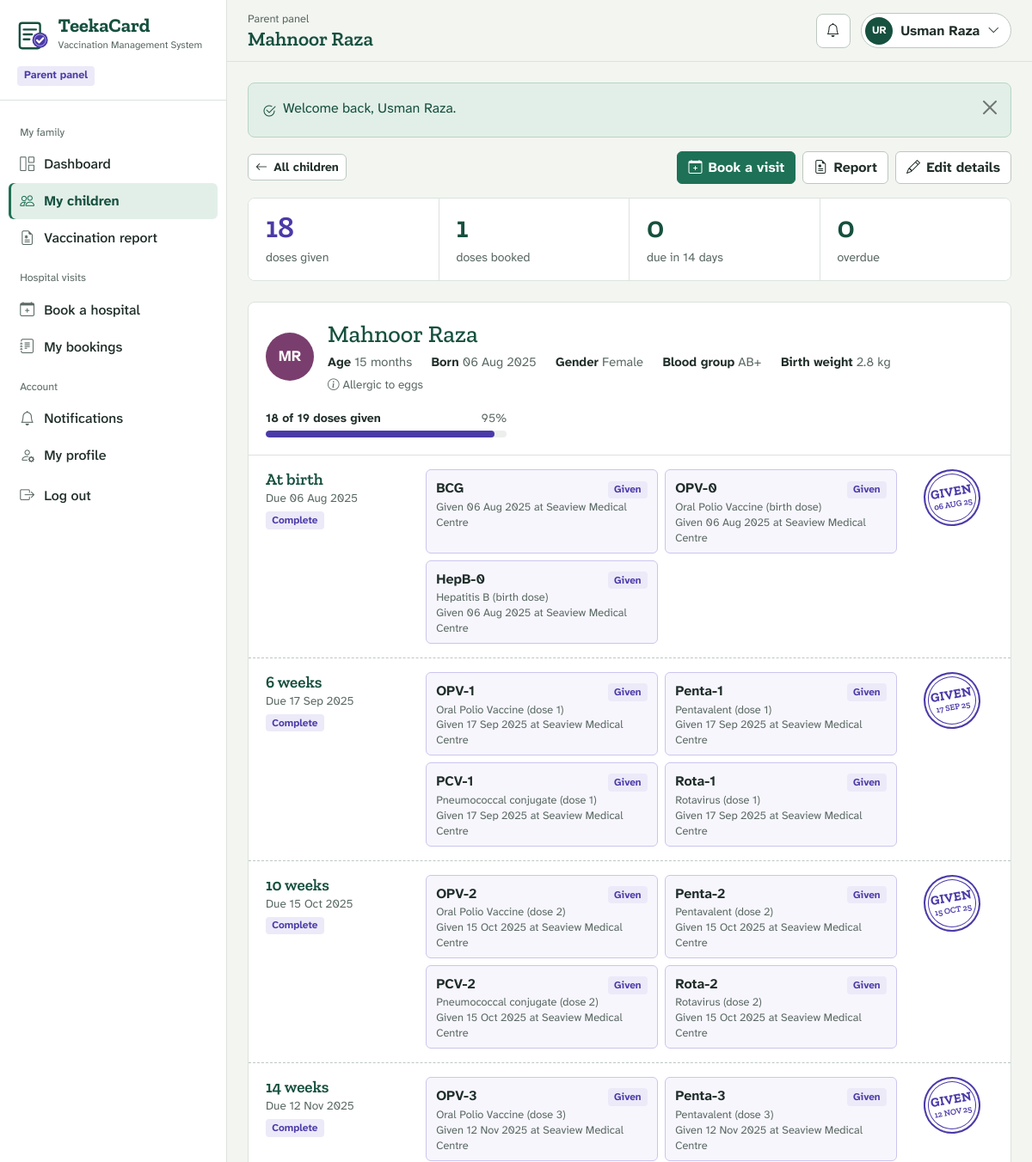
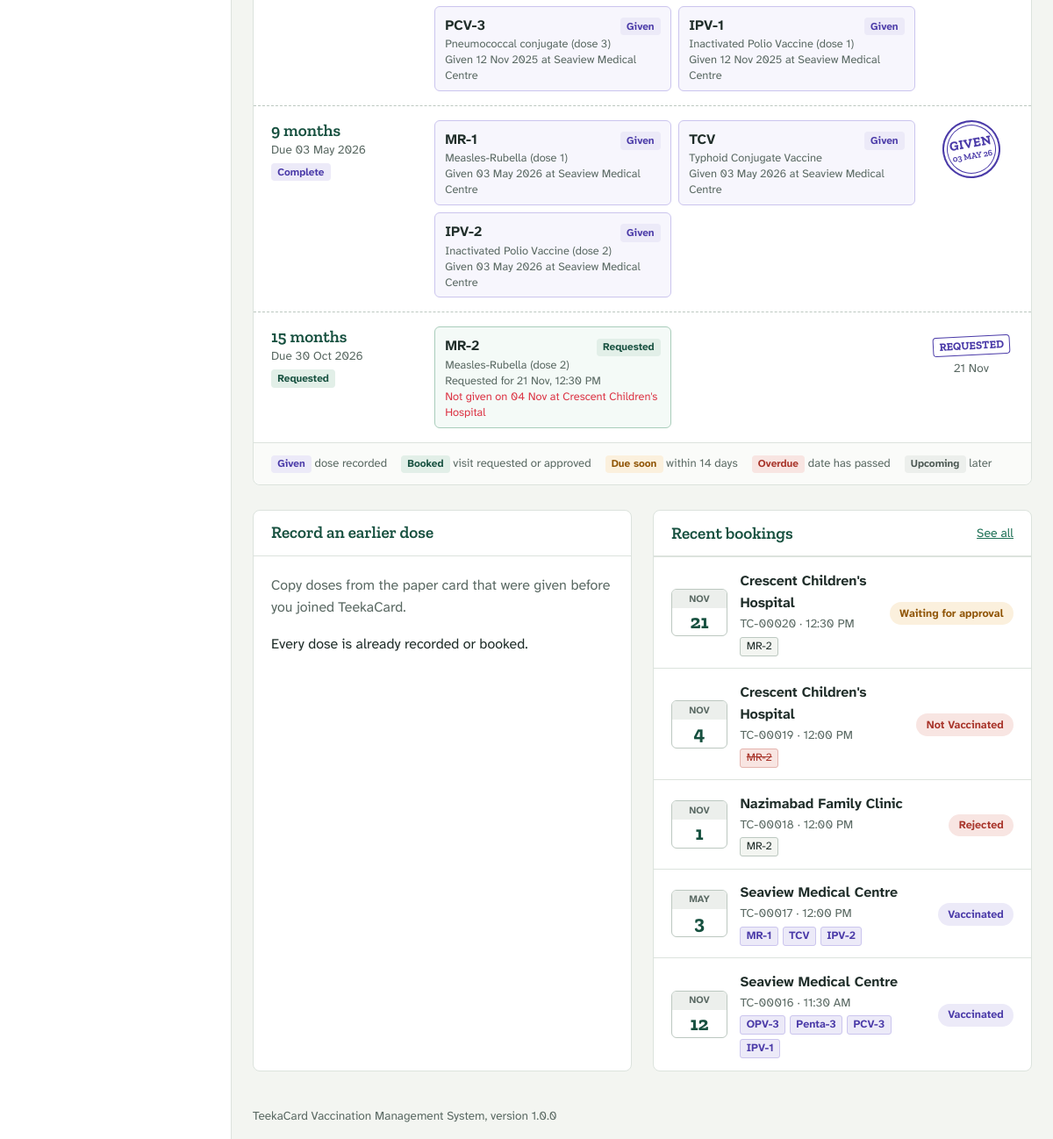
Page /1_Source_Code/vms/parent/child.php?id=5 (signed in) on the committed database (2 pictures, top to bottom).
### tables this page shows
CREATE TABLE `vaccines` (
  `id`               INT UNSIGNED NOT NULL AUTO_INCREMENT,
  `name`             VARCHAR(100) NOT NULL,
  `short_name`       VARCHAR(20)  NOT NULL,
  `protects_against` VARCHAR(255) NOT NULL,
  `age_days`         INT UNSIGNED NOT NULL DEFAULT 0,
  `age_label`        VARCHAR(30)  NOT NULL,
  `route`            VARCHAR(50)  NULL DEFAULT NULL,
  `description`      TEXT NULL,
  `status`           ENUM('Available','Unavailable') NOT NULL DEFAULT 'Available',
  `created_at`       DATETIME NOT NULL DEFAULT CURRENT_TIMESTAMP,
  `updated_at`       DATETIME NULL DEFAULT NULL ON UPDATE CURRENT_TIMESTAMP,
  PRIMARY KEY (`id`),
  UNIQUE KEY `uq_vaccine_short` (`short_name`),
  KEY `idx_vaccine_age` (`age_days`)
);

CREATE TABLE `children` (
  `id`            INT UNSIGNED NOT NULL AUTO_INCREMENT,
  `parent_id`     INT UNSIGNED NOT NULL,
  `name`          VARCHAR(100) NOT NULL,
  `date_of_birth` DATE NOT NULL,
  `gender`        ENUM('Male','Female') NOT NULL,
  `blood_group`   VARCHAR(5) NULL DEFAULT NULL,
  `birth_weight`  DECIMAL(4,2) NULL DEFAULT NULL COMMENT 'kg',
  `notes`         VARCHAR(255) NULL DEFAULT NULL COMMENT 'allergies / medical notes',
  `created_at`    DATETIME NOT NULL DEFAULT CURRENT_TIMESTAMP,
  `updated_at`    DATETIME NULL DEFAULT NULL ON UPDATE CURRENT_TIMESTAMP,
  PRIMARY KEY (`id`),
  KEY `idx_child_parent` (`parent_id`),
  CONSTRAINT `fk_child_parent` FOREIGN KEY (`parent_id`)
    REFERENCES `parents` (`id`) ON DELETE CASCADE
);

CREATE TABLE `appointments` (
  `id`                 INT UNSIGNED NOT NULL AUTO_INCREMENT,
  `parent_id`          INT UNSIGNED NOT NULL,
  `child_id`           INT UNSIGNED NOT NULL,
  `hospital_id`        INT UNSIGNED NOT NULL,
  `appointment_date`   DATE NOT NULL,
  `appointment_time`   TIME NOT NULL,
  `parent_note`        VARCHAR(255) NULL DEFAULT NULL,
  `request_status`     ENUM('Pending','Approved','Rejected','Cancelled') NOT NULL DEFAULT 'Pending',
  `admin_remark`       VARCHAR(255) NULL DEFAULT NULL,
  `decided_at`         DATETIME NULL DEFAULT NULL,
  `vaccination_status` ENUM('Pending','Vaccinated','Partially Vaccinated','Not Vaccinated') NOT NULL DEFAULT 'Pending',
  `hospital_remark`    VARCHAR(255) NULL DEFAULT NULL,
  `completed_at`       DATETIME NULL DEFAULT NULL,
  `created_at`         DATETIME NOT NULL DEFAULT CURRENT_TIMESTAMP,
  `updated_at`         DATETIME NULL DEFAULT NULL ON UPDATE CURRENT_TIMESTAMP,
  PRIMARY KEY (`id`),
  KEY `idx_appt_date` (`appointment_date`),
  KEY `idx_appt_request` (`request_status`),
  KEY `idx_appt_vacc` (`vaccination_status`),
  CONSTRAINT `fk_appt_parent`   FOREIGN KEY (`parent_id`)   REFERENCES `parents` (`id`)   ON DELETE CASCADE,
  CONSTRAINT `fk_appt_child`    FOREIGN KEY (`child_id`)    REFERENCES `children` (`id`)  ON DELETE CASCADE,
   
   
  CONSTRAINT `fk_appt_hospital` FOREIGN KEY (`hospital_id`) REFERENCES `hospitals` (`id`) ON DELETE RESTRICT
);

CREATE TABLE `hospitals` (
  `id`         INT UNSIGNED NOT NULL AUTO_INCREMENT,
  `name`       VARCHAR(150) NOT NULL,
  `email`      VARCHAR(150) NOT NULL,
  `phone`      VARCHAR(20)  NOT NULL,
  `city`       VARCHAR(60)  NOT NULL,
  `address`    VARCHAR(255) NOT NULL,
  `location`   VARCHAR(255) NULL DEFAULT NULL COMMENT 'Area / landmark / map link',
  `timings`    VARCHAR(100) NULL DEFAULT NULL,
  `password`   VARCHAR(255) NOT NULL,
  `status`     ENUM('Pending','Active','Inactive') NOT NULL DEFAULT 'Pending',
  `created_at` DATETIME NOT NULL DEFAULT CURRENT_TIMESTAMP,
  `updated_at` DATETIME NULL DEFAULT NULL ON UPDATE CURRENT_TIMESTAMP,
  PRIMARY KEY (`id`),
  UNIQUE KEY `uq_hospital_email` (`email`),
  KEY `idx_hospital_city` (`city`),
  KEY `idx_hospital_status` (`status`)
);

CREATE TABLE `appointment_vaccines` (
  `id`             INT UNSIGNED NOT NULL AUTO_INCREMENT,
  `appointment_id` INT UNSIGNED NOT NULL,
  `vaccine_id`     INT UNSIGNED NOT NULL,
  `status`         ENUM('Pending','Vaccinated','Not Vaccinated') NOT NULL DEFAULT 'Pending',
  `given_at`       DATETIME NULL DEFAULT NULL,
  PRIMARY KEY (`id`),
  UNIQUE KEY `uq_appt_vaccine` (`appointment_id`, `vaccine_id`),
  KEY `idx_av_status` (`status`),
  CONSTRAINT `fk_av_appt`    FOREIGN KEY (`appointment_id`) REFERENCES `appointments` (`id`) ON DELETE CASCADE,
  CONSTRAINT `fk_av_vaccine` FOREIGN KEY (`vaccine_id`)     REFERENCES `vaccines` (`id`)     ON DELETE RESTRICT
);

### 1_Source_Code/vms/parent/child.php (the view, shortened to what the rows shown need)
<?php
$parentId = current_user_id();
$childId  = int_param('id');
$child    = db_one('SELECT * FROM children WHERE id = ? AND parent_id = ?', [$childId, $parentId]);
$card         = child_schedule($child);
$bookings = db_all(
    'SELECT a.*, h.name AS hospital_name FROM appointments a JOIN hospitals h ON h.id = a.hospital_id
      WHERE a.child_id = ? ORDER BY a.appointment_date DESC, a.appointment_time DESC LIMIT 5',
    [$childId]
);
$bookingVaccines = appointment_vaccine_map(array_column($bookings, 'id'));
require APP_ROOT . '/includes/layout/panel-header.php';
?>
<?php $s = $card['summary']; ?>
<div class="ledger mb-4">
    <div class="ledger-cell"><div class="ledger-num"><?= (int) $s['booked'] ?></div><div class="ledger-label">doses booked</div></div>
    <div class="ledger-cell<?= $s['due'] ? ' is-amber' : '' ?>"><div class="ledger-num"><?= (int) $s['due'] ?></div><div class="ledger-label">due in <?= (int) DUE_SOON_DAYS ?> days</div></div>
    <div class="ledger-cell<?= $s['overdue'] ? ' is-alert' : '' ?>"><div class="ledger-num"><?= (int) $s['overdue'] ?></div><div class="ledger-label">overdue</div></div>
</div>
<?php
require APP_ROOT . '/includes/partials/vaccination-card.php';
?>
<div class="row g-4 mt-1">
    <div class="col-xl-6" id="history">
        <div class="sheet h-100">
            <div class="sheet-head"><h2>Record an earlier dose</h2></div>
        </div>
    </div>
    <div class="col-xl-6">
        <div class="sheet h-100">
            <div class="sheet-head">
                <h2>Recent bookings</h2>
            </div>
            <?php if (!$bookings): ?>
                <?= empty_state('No bookings yet', 'Book a hospital visit when a vaccine is due.') ?>
            <?php else: ?>
                <?php foreach ($bookings as $b): ?>
                    <div class="reminder">
                        <div class="reminder-date">
                            <span><?= e(strtoupper(fmt_date($b['appointment_date'], 'M'))) ?></span>
                            <strong><?= e(fmt_date($b['appointment_date'], 'j')) ?></strong>
                        </div>
                        <div>
                            <div class="fw-600"><?= e($b['hospital_name']) ?></div>
                            <div class="small-note mb-1"><?= e(booking_ref((int) $b['id'])) ?> &middot; <?= e(fmt_time($b['appointment_time'])) ?></div>
                            <?= vaccine_chips($bookingVaccines[$b['id']] ?? [], true) ?>
                        </div>
                        <div><?= booking_stage_badge($b) ?></div>
                    </div>
                <?php endforeach; ?>
            <?php endif; ?>
        </div>
    </div>
</div>
<?php require APP_ROOT . '/includes/layout/panel-footer.php'; ?>

### 1_Source_Code/vms/includes/partials/vaccination-card.php (shortened to what the rows shown need)
<?php
$cardBookUrl = $cardBookUrl ?? '';
$cardChild   = $card['child'];
$cardSummary = $card['summary'];
$cardPercent = $cardSummary['total'] ? (int) round($cardSummary['given'] / $cardSummary['total'] * 100) : 0;
$bookLimit   = add_days(today(), MAX_BOOKING_DAYS);
?>
<section class="sheet vaccination-card" aria-label="Vaccination card of <?= e($cardChild['name']) ?>">
    <div class="sheet-body">
        <div class="child-head">
            <span class="avatar avatar-lg <?= $cardChild['gender'] === 'Female' ? 'avatar-girl' : 'avatar-boy' ?>" aria-hidden="true">
                <?= e(initials($cardChild['name'])) ?>
            </span>
            <div class="flex-grow-1">
                <h2 class="h3 mb-1"><?= e($cardChild['name']) ?></h2>
                <div class="child-facts">
                    <span><b>Age</b> <?= e(child_age($cardChild['date_of_birth'])) ?></span>
                    <span><b>Born</b> <?= e(fmt_date($cardChild['date_of_birth'])) ?></span>
                    <span><b>Gender</b> <?= e($cardChild['gender']) ?></span>
                    <span><b>Blood group</b> <?= e($cardChild['blood_group'] ?: 'Not recorded') ?></span>
                    <?php if (!empty($cardChild['birth_weight'])): ?>
                        <span><b>Birth weight</b> <?= e((float) $cardChild['birth_weight']) ?> kg</span>
                    <?php endif; ?>
                </div>
                <?php if (!empty($cardChild['notes'])): ?>
                    <p class="small-note mb-0 mt-1"><i class="bi bi-info-circle me-1" aria-hidden="true"></i><?= e($cardChild['notes']) ?></p>
                <?php endif; ?>
            </div>
            <div class="card-progress">
                <div class="d-flex justify-content-between gap-3 small mb-1">
                </div>
                <div class="progress-rail" role="progressbar" aria-label="Doses given"
                     aria-valuenow="<?= $cardPercent ?>" aria-valuemin="0" aria-valuemax="100">
                </div>
            </div>
        </div>
    </div>
    <div class="border-top">
        <?php foreach ($card['visits'] as $visit): ?>
            <?php
            [, $visitClass] = state_meta($visit['state']);
            switch ($visit['state']) {
                case 'given':
                    $visitLabel = 'Complete';
                    break;
                case 'booked':
                    $visitLabel = ($visit['booking']['status'] ?? '') === 'Approved' ? 'Booked' : 'Requested';
                    break;
            }
            ?>
            <div class="card-visit">
                <div>
                    <div class="visit-age"><?= e($visit['label']) ?></div>
                    <div class="visit-date">Due <?= e(fmt_date($visit['due_date'])) ?></div>
                    <span class="state-chip <?= $visitClass ?>"><?= e($visitLabel) ?></span>
                </div>
                <div class="visit-doses">
                    <?php foreach ($visit['doses'] as $dose): ?>
                        <?php
                        $v        = $dose['vaccine'];
                        $key      = $dose['state']['key'];
                        [, $doseClass] = state_meta($key);
                        ?>
                        <div class="dose <?= $doseClass ?>">
                            <div class="dose-top">
                                <span class="dose-name"><?= e($v['short_name']) ?></span>
                                <span class="state-chip <?= $doseClass ?>"><?= e($dose['state']['label']) ?></span>
                            </div>
                            <div class="dose-meta">
                                <?php if ($v['name'] !== $v['short_name']): ?><?= e($v['name']) ?><br><?php endif; ?>
                                <?php if ($key === 'given'): ?>
                                    Given <?= e(fmt_date($dose['given']['date'])) ?>
                                    <?php if (!empty($dose['given']['place'])): ?>at <?= e($dose['given']['place']) ?><?php endif; ?>
                                <?php elseif ($key === 'booked'): ?>
                                    <?= $dose['booked']['status'] === 'Approved' ? 'Booked' : 'Requested' ?> for
                                    <?= e(fmt_date($dose['booked']['date'], 'd M')) ?>, <?= e(fmt_time($dose['booked']['time'])) ?>
                                <?php elseif ($key === 'overdue'): ?>
                                    Was due <?= e(fmt_date($dose['due_date'])) ?>
                                <?php else: ?>
                                    Due <?= e(fmt_date($dose['due_date'])) ?>
                                <?php endif; ?>
                                <?php if (!empty($dose['missed'])): ?>
                                    <span class="d-block text-danger">Not given on <?= e(fmt_date($dose['missed']['date'], 'd M')) ?> at <?= e($dose['missed']['place']) ?></span>
                                <?php endif; ?>
                            </div>
                        </div>
                    <?php endforeach; ?>
                </div>
                <div class="visit-mark">
                    <?php if ($visit['state'] === 'given'): ?>
                        <span class="stamp" title="All doses of this visit were given">
                            <b>GIVEN</b><small><?= e(strtoupper(fmt_date($visit['given_on'], 'd M y'))) ?></small>
                        </span>
                    <?php elseif ($visit['state'] === 'booked'): ?>
                        <span class="text-center">
                            <span class="stamp-line"><?= ($visit['booking']['status'] ?? '') === 'Approved' ? 'BOOKED' : 'REQUESTED' ?></span>
                            <span class="d-block small-note mt-1"><?= e(fmt_date($visit['booking']['date'] ?? '', 'd M')) ?></span>
                        </span>
                    <?php elseif ($cardBookUrl !== '' && in_array($visit['state'], ['overdue', 'due'], true)): ?>
                        <a class="btn btn-sm btn-primary" href="<?= e($cardBookUrl . '&visit=' . (int) $visit['doses'][0]['vaccine']['age_days']) ?>">Book</a>
                    <?php elseif ($cardBookUrl !== '' && $visit['due_date'] <= $bookLimit): ?>
                        <a class="btn btn-sm btn-light" href="<?= e($cardBookUrl . '&visit=' . (int) $visit['doses'][0]['vaccine']['age_days']) ?>">Book</a>
                    <?php else: ?>
                        <span class="text-soft" aria-hidden="true">&ndash;</span>
                    <?php endif; ?>
                </div>
            </div>
        <?php endforeach; ?>
    </div>
</section>

### 1_Source_Code/vms/includes/bookings.php (shortened to what the rows shown need)
<?php
function appointment_vaccine_map(array $appointmentIds): array
{
    $ids = array_values(array_unique(array_map('intval', $appointmentIds)));
    $map = array_fill_keys($ids, []);
    $rows = db_all(
        'SELECT av.appointment_id, av.vaccine_id, av.status, av.given_at,
                v.short_name, v.name, v.status AS stock_status
           FROM appointment_vaccines av
           JOIN vaccines v ON v.id = av.vaccine_id
          WHERE av.appointment_id IN (' . db_placeholders(count($ids)) . ')
          ORDER BY v.age_days, v.id',
        $ids
    );
    foreach ($rows as $row) {
        $map[(int) $row['appointment_id']][] = $row;
    }
    return $map;
}
function vaccine_chips(array $vaccines, bool $showResult = false, bool $showStock = false): string
{
    $html = '<div class="dose-cells">';
    foreach ($vaccines as $v) {
        $class = 'dose-cell';
        $title = $v['name'];
        if ($showResult && $v['status'] === 'Vaccinated') {
            $class .= ' is-given';
            $title .= ' (given)';
        } elseif ($showResult && $v['status'] === 'Not Vaccinated') {
            $class .= ' is-missed';
            $title .= ' (not given)';
        } elseif ($showStock && ($v['stock_status'] ?? '') === 'Unavailable') {
            $class .= ' is-out';
            $title .= ' (currently out of stock)';
        }
        $html .= '<span class="' . $class . '" title="' . e($title) . '">' . e($v['short_name']) . '</span>';
    }
    return $html . '</div>';
}
function booking_stage(array $a): array
{
    switch ($a['request_status']) {
        case 'Pending':
            return ['Waiting for approval', 'pill-amber'];
        case 'Rejected':
            return ['Rejected', 'pill-red'];
    }
    $results = [
        'Vaccinated'           => 'pill-ink',
        'Partially Vaccinated' => 'pill-ink-soft',
        'Not Vaccinated'       => 'pill-red',
    ];
    if (isset($results[$a['vaccination_status']])) {
        return [$a['vaccination_status'], $results[$a['vaccination_status']]];
    }
    return [$a['appointment_date'] === today() ? 'Confirmed for today' : 'Confirmed', 'pill-green'];
}
function booking_stage_badge(array $a): string
{
    [$label, $class] = booking_stage($a);
    return '<span class="pill ' . $class . '">' . e($label) . '</span>';
}

### rows in the picture
vaccines: id "1", age_days "0", short_name "BCG"
children: name "MR", name "Mahnoor Raza", date_of_birth "15 months", date_of_birth "06 Aug 2025", gender "Female", blood_group "AB+", birth_weight "2.8", notes "Allergic to eggs", label "At birth", visitLabel "Complete", label "Given", date "06 Aug 2025", place "Seaview Medical Centre", date_of_birth "06 AUG 25"
vaccines: short_name "OPV-0", name "Oral Polio Vaccine (birth dose)"
vaccines: short_name "HepB-0", name "Hepatitis B (birth dose)"
vaccines: short_name "OPV-1", name "Oral Polio Vaccine (dose 1)"
vaccines: short_name "Penta-1", name "Pentavalent (dose 1)"
vaccines: short_name "PCV-1", name "Pneumococcal conjugate (dose 1)"
vaccines: short_name "Rota-1", name "Rotavirus (dose 1)"
vaccines: short_name "OPV-2", name "Oral Polio Vaccine (dose 2)"
vaccines: short_name "Penta-2", name "Pentavalent (dose 2)"
vaccines: short_name "PCV-2", name "Pneumococcal conjugate (dose 2)"
vaccines: short_name "Rota-2", name "Rotavirus (dose 2)"
appointments: label "14 weeks", appointment_date "12 Nov 2025", visitLabel "Complete", label "Given", hospital.name "Seaview Medical Centre", appointment_date "12 NOV 25", appointment_date "NOV", appointment_date "12", id "TC-00016", appointment_time "11:30 AM", vaccination_status "Vaccinated"
vaccines: short_name "OPV-3", name "Oral Polio Vaccine (dose 3)"
vaccines: short_name "Penta-3", name "Pentavalent (dose 3)"
vaccines: short_name "PCV-3", name "Pneumococcal conjugate (dose 3)"
vaccines: short_name "IPV-1", name "Inactivated Polio Vaccine (dose 1)"
appointments: label "9 months", appointment_date "03 May 2026", visitLabel "Complete", label "Given", hospital.name "Seaview Medical Centre", appointment_date "03 MAY 26", appointment_date "MAY", appointment_date "3", id "TC-00017", appointment_time "12:00 PM", vaccination_status "Vaccinated"
vaccines: short_name "MR-1", name "Measles-Rubella (dose 1)"
vaccines: short_name "TCV", name "Typhoid Conjugate Vaccine"
vaccines: short_name "IPV-2", name "Inactivated Polio Vaccine (dose 2)"
vaccines: short_name "MR-2", name "Measles-Rubella (dose 2)"
appointments: appointment_date "NOV", appointment_date "21", hospital.name "Crescent Children's Hospital", id "TC-00020", appointment_time "12:30 PM"
appointment_vaccines: vaccine.short_name "MR-2"
appointments: appointment_date "NOV", appointment_date "4", hospital.name "Crescent Children's Hospital", id "TC-00019", appointment_time "12:00 PM", vaccination_status "Not Vaccinated"
appointment_vaccines: vaccine.short_name "MR-2"
appointments: appointment_date "NOV", appointment_date "1", hospital.name "Nazimabad Family Clinic", id "TC-00018", appointment_time "12:00 PM", request_status "Rejected"
appointment_vaccines: vaccine.short_name "MR-2"
appointment_vaccines: vaccine.short_name "MR-1"
appointment_vaccines: vaccine.short_name "TCV"
appointment_vaccines: vaccine.short_name "IPV-2"
appointment_vaccines: vaccine.short_name "OPV-3"
appointment_vaccines: vaccine.short_name "Penta-3"
appointment_vaccines: vaccine.short_name "PCV-3"
appointment_vaccines: vaccine.short_name "IPV-1"

### other values in the picture
APP_NAME "TeekaCard"
APP_TAGLINE "Vaccination Management System"
$panelRoleCfg['label'] "Parent"
$navGroup "My family"
$navLabel "Dashboard"
$navLabel "My children"
$navLabel "Vaccination report"
$navGroup "Hospital visits"
$navLabel "Book a hospital"
$navLabel "My bookings"
$navGroup "Account"
$navLabel "Notifications"
$navLabel "My profile"
$pageTitle "Mahnoor Raza"
initials(current_user_name()) "UR"
